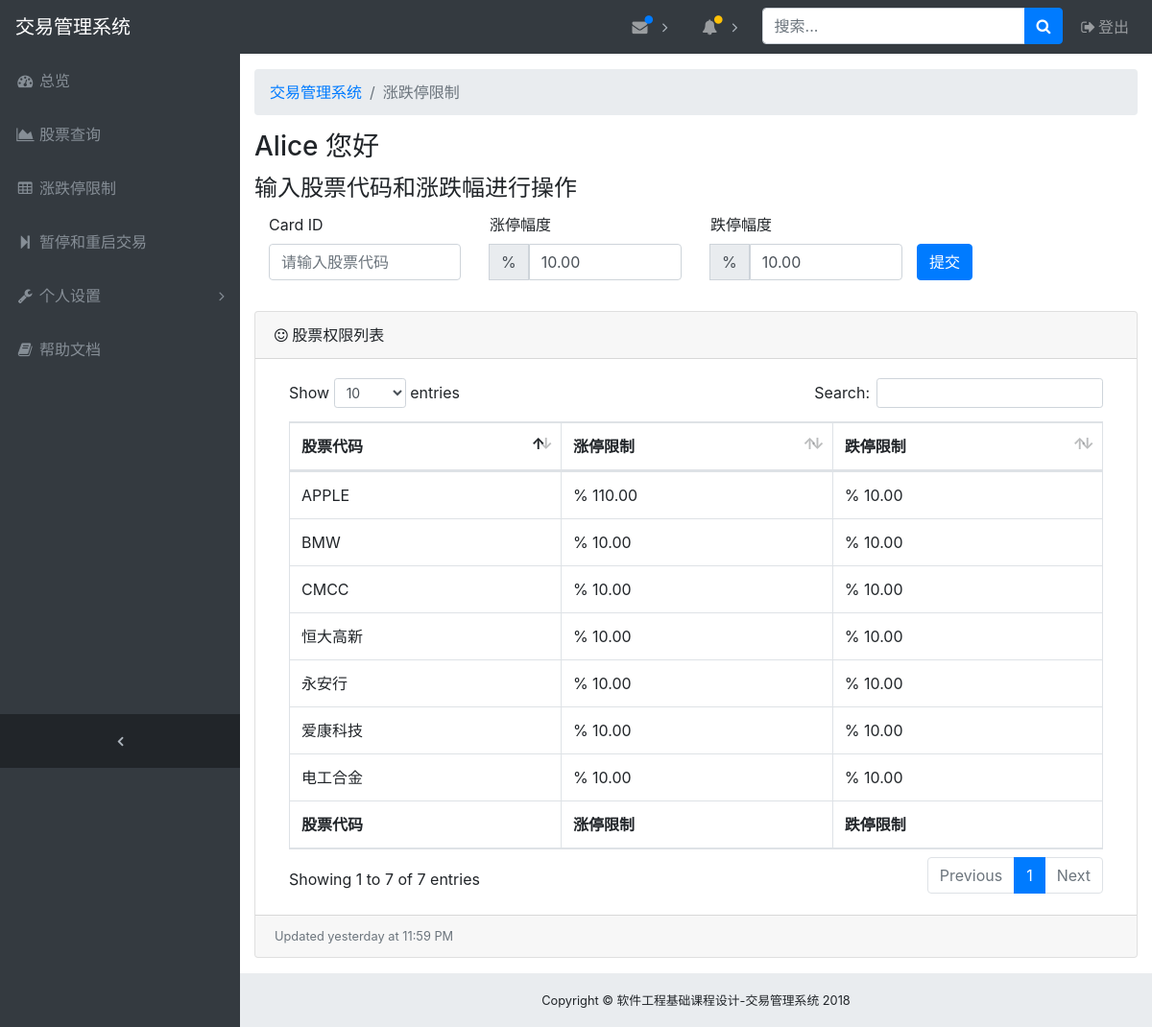
The page /confine (signed in) on the database as committed earlier.
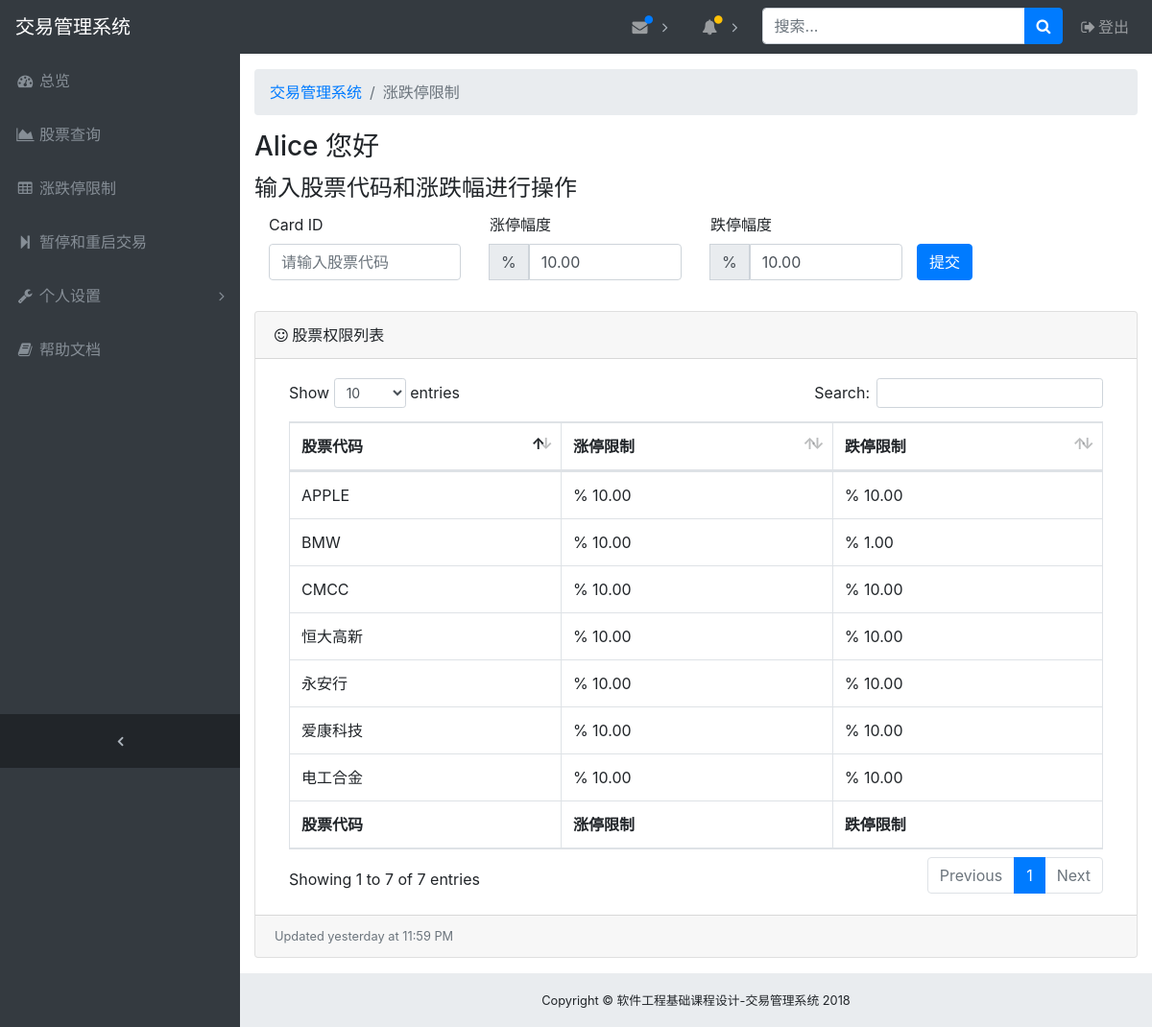
The same page on the database as committed later.
### app/models.py (models this page shows, shortened)
class Admin ( db.Model ):
    __tablename__ = "admin"
    id = db.Column ( db.String ( 32 ), primary_key=True )
    password_hash = db.Column ( db.String ( 32 ) )
    is_root = db.Column ( db.Boolean, default=False )
    def get_id(self):
        return self.id
    @property
    def password(self):
        raise AttributeError ( "Password unaccessible" )

class Stock ( db.Model ):
    __tablename__ = "stock"
    stock_inner_id = db.Column ( db.Integer, primary_key=True, autoincrement=True )
    stock_name = db.Column ( db.String ( 40 ), index=True )
    is_trading = db.Column ( db.Boolean, default=True )
    up_confine = db.Column ( db.DECIMAL ( 7, 2 ), default=10 )
    down_confine = db.Column ( db.DECIMAL ( 7, 2 ), default=10 )
    dirty = db.Column ( db.Boolean, default=False )

### app/views.py (the view, shortened to what this page needs)
@app.route ( '/confine', methods=['GET', 'POST'] )
@login_required
def confine():
    form = ConfineForm ()
    auth_list = None
    user_id = current_user.get_id ()
    auth_list = Auth.query.filter_by ( admin_id=user_id )
    stock_list = []
    for auth in auth_list:
        stock_list.append ( Stock.query.filter_by ( stock_name=auth.stock_id ).first () )
    return render_template ( "confine.html", username=current_user.get_id (), stock_list=stock_list, form=form )

### app/forms.py
class ConfineForm ( FlaskForm ):
    stock_name = StringField ( "stock_name", validators=[DataRequired ()] )
    down_confine = DecimalField ( "down_confine", validators=[DataRequired ()] )
    up_confine = DecimalField ( "up_confine", validators=[DataRequired ()] )

### app/views.py (called while the page is built)
@app.before_request
def before_request():
    g.user = current_user

@lm.user_loader
def load_user(id):
    return Admin.query.get ( id )

### app/templates/confine.html (shortened to what this page needs)
{% set current_page = "涨跌停限制" %}
{% extends 'base.html' %}
{% block body %}
<div class="row clearfix">
    <div class="container">
        <h3>{{username}} 您好</h3>
        <legend>输入股票代码和涨跌幅进行操作</legend>
        <div class="col-md-12 column">
            <form method="POST" action="{{url_for('confine')}}" class="form-horizontal">
                <fieldset>
                    <div class="form-group">
                        <div class="row clearfix">
                            <div class="col-md-3 column">
                                <label>Card ID</label>
                                <input type="text" class="form-control required"
                                       name="stock_name" maxlength="40" placeholder="请输入股票代码">
                            </div>
                            <div class="col-md-3 column">
                                <label>涨停幅度</label>
                                <div class="input-group mb-3">
                                    <div class="input-group-append">
                                        <span class="input-group-text">%</span>
                                    </div>
                                    <input type="text" class="form-control required"
                                           name="up_confine"
                                           value="10.00" maxlength="16">
                                </div>
                            </div>
                            <div class="col-md-3 column">
                                <label>跌停幅度</label>
                                <div class="input-group mb-3">
                                    <div class="input-group-append">
                                        <span class="input-group-text">%</span>
                                    </div>
                                    <input type="text" class="form-control required"
                                           name="down_confine"
                                           value="10.00" maxlength="16">
                                </div>
                            </div>
                            <div class="col-md-offset-10 column">
                                <label>&nbsp;</label>
                                <br>
                                <button type="submit" class="btn btn-primary">提交</button>
                            </div>
                        </div>
                    </div>
                </fieldset>
            </form>
        </div>
    </div>
</div>
<div class="card mb-3">
    <div class="card-header">
        <i class="fa fa-smile-o"></i> 股票权限列表
    </div>
    <div class="card-body">
        <div class="table-responsive">
            <table class="table table-bordered" id="dataTable" width="100%" cellspacing="0">
                <thead>
                <tr>
                    <th>股票代码</th>
                    <th>涨停限制</th>
                    <th>跌停限制</th>
                </tr>
                </thead>
                <tfoot>
                <tr>
                    <th>股票代码</th>
                    <th>涨停限制</th>
                    <th>跌停限制</th>
                </tr>
                </tfoot>
                <tbody>
                {% for row in stock_list %}
                <tr>
                    <td>{{ row.stock_name }}</td>
                    <td>% {{ row.up_confine }}</td>
                    <td>% {{ row.down_confine }}</td>
                </tr>
                {% endfor %}
                </tbody>
            </table>
        </div>
    </div>
    <div class="card-footer small text-muted">Updated yesterday at 11:59 PM</div>
</div>
{% endblock%}

### app/templates/base.html (shortened to what this page needs)
<!DOCTYPE html>
<html lang="en">
<head>
    <link href="../static/vendor/bootstrap/css/bootstrap.min.css" rel="stylesheet">
    <link href="../static/vendor/font-awesome/css/font-awesome.min.css" rel="stylesheet" type="text/css">
    <link href="../static/vendor/datatables/dataTables.bootstrap4.css" rel="stylesheet">
    <link href="../static/css/sb-admin.css" rel="stylesheet">
</head>
<body class="fixed-nav sticky-footer bg-dark" id="page-top">
<nav class="navbar navbar-expand-lg navbar-dark bg-dark fixed-top" id="mainNav">
    <a class="navbar-brand" href="index.html">交易管理系统</a>
    <div class="collapse navbar-collapse" id="navbarResponsive">
        <ul class="navbar-nav navbar-sidenav" id="exampleAccordion">
            <li class="nav-item" data-toggle="tooltip" data-placement="right" title="Dashboard">
                <a class="nav-link" href="index.html">
                    <i class="fa fa-fw fa-dashboard"></i>
                    <span class="nav-link-text">总览</span>
                </a>
            </li>
            <li class="nav-item" data-toggle="tooltip" data-placement="right" title="Charts">
                <a class="nav-link" href="query">
                    <i class="fa fa-fw fa-area-chart"></i>
                    <span class="nav-link-text">股票查询</span>
                </a>
            </li>
            <li class="nav-item" data-toggle="tooltip" data-placement="right" title="Tables">
                <a class="nav-link" href="confine">
                    <i class="fa fa-fw fa-table"></i>
                    <span class="nav-link-text">涨跌停限制</span>
                </a>
            </li>
            <li class="nav-item" data-toggle="tooltip" data-placement="right" title="Config">
                <a class="nav-link" href="/trading">
                    <i class="fa fa-fw fa-step-forward"></i>
                    <span class="nav-link-text">暂停和重启交易</span>
                </a>
            </li>
            <li class="nav-item" data-toggle="tooltip" data-placement="right" title="Menu Levels">
                <a class="nav-link nav-link-collapse collapsed" data-toggle="collapse" href="#collapseMulti"
                   data-parent="#exampleAccordion">
                    <i class="fa fa-fw fa-wrench"></i>
                    <span class="nav-link-text">个人设置</span>
                </a>
            </li>
            <li class="nav-item" data-toggle="tooltip" data-placement="right" title="Link">
                <a class="nav-link" href="/tutorial">
                    <i class="fa fa-fw fa-book"></i>
                    <span class="nav-link-text">帮助文档</span>
                </a>
            </li>
        </ul>
        <ul class="navbar-nav sidenav-toggler">
            <li class="nav-item">
                <a class="nav-link text-center" id="sidenavToggler">
                    <i class="fa fa-fw fa-angle-left"></i>
                </a>
            </li>
        </ul>
        <ul class="navbar-nav ml-auto">
            <li class="nav-item dropdown">
                <a class="nav-link dropdown-toggle mr-lg-2" id="messagesDropdown" href="#" data-toggle="dropdown"
                   aria-haspopup="true" aria-expanded="false">
                    <i class="fa fa-fw fa-envelope"></i>
                    <span class="indicator text-primary d-none d-lg-block">
              <i class="fa fa-fw fa-circle"></i>
            </span>
                </a>
            </li>
            <li class="nav-item dropdown">
                <a class="nav-link dropdown-toggle mr-lg-2" id="alertsDropdown" href="#" data-toggle="dropdown"
                   aria-haspopup="true" aria-expanded="false">
                    <i class="fa fa-fw fa-bell"></i>
                    <span class="indicator text-warning d-none d-lg-block">
              <i class="fa fa-fw fa-circle"></i>
            </span>
                </a>
            </li>
            <li class="nav-item">
                <form class="form-inline my-2 my-lg-0 mr-lg-2">
                    <div class="input-group">
                        <input class="form-control" type="text" placeholder="搜索...">
                        <span class="input-group-append">
                <button class="btn btn-primary" type="button">
                  <i class="fa fa-search"></i>
                </button>
              </span>
                    </div>
                </form>
            </li>
            <li class="nav-item">
                <a class="nav-link" data-toggle="modal" data-target="#exampleModal">
                    <i class="fa fa-fw fa-sign-out"></i>登出</a>
            </li>
        </ul>
    </div>
</nav>
<div class="content-wrapper">
    <div class="container-fluid">
        <ol class="breadcrumb">
            <li class="breadcrumb-item">
                <a href="#">交易管理系统</a>
            </li>
            <li class="breadcrumb-item active">{{current_page}}</li>
        </ol>
        {% block body %}
        {% endblock %}
    </div>
    <footer class="sticky-footer">
        <div class="container">
            <div class="text-center">
                <small>Copyright © 软件工程基础课程设计-交易管理系统 2018</small>
            </div>
        </div>
    </footer>
</div>
</body>
</html>

### app/static/css/sb-admin.css (style rules this page uses)
html { position: relative; min-height: 100%; }
body { overflow-x: hidden; }
body.sticky-footer { margin-bottom: 56px; }
body.sticky-footer .content-wrapper { min-height: calc(100vh - 56px - 56px); }
body.fixed-nav { padding-top: 56px; }
.content-wrapper { min-height: calc(100vh - 56px); padding-top: 1rem; }
#mainNav .navbar-collapse { overflow: auto; max-height: 75vh; }
#mainNav .navbar-collapse .navbar-nav .nav-item .nav-link { cursor: pointer; }
#mainNav .navbar-collapse .navbar-sidenav .nav-link-collapse:after { float: right; content: '\f107'; font-family: 'FontAwesome'; }
#mainNav .navbar-collapse .navbar-sidenav .nav-link-collapse.collapsed:after { content: '\f105'; }
#mainNav .navbar-collapse .sidenav-toggler { display: none; }
#mainNav .navbar-collapse .navbar-nav > .nav-item.dropdown > .nav-link { position: relative; min-width: 45px; }
#mainNav .navbar-collapse .navbar-nav > .nav-item.dropdown > .nav-link:after { float: right; width: auto; content: '\f105'; border: none; font-family: 'FontAwesome'; }
#mainNav .navbar-collapse .navbar-nav > .nav-item.dropdown > .nav-link .indicator { position: absolute; top: 5px; left: 21px; font-size: 10px; }
@media (min-width: 992px) { #mainNav .navbar-brand { width: 250px; } }
@media (min-width: 992px) { #mainNav .navbar-collapse { overflow: visible; max-height: none; } }
@media (min-width: 992px) { #mainNav .navbar-collapse .navbar-sidenav { position: absolute; top: 0; left: 0; -webkit-flex-direction: column; -ms-flex-direction: column; flex-direction: column; margin-top: 56px; } }
@media (min-width: 992px) { #mainNav .navbar-collapse .navbar-sidenav > .nav-item { width: 250px; padding: 0; } }
@media (min-width: 992px) { #mainNav .navbar-collapse .navbar-sidenav > .nav-item > .nav-link { padding: 1em; } }
@media (min-width: 992px) { #mainNav .navbar-collapse .navbar-nav > .nav-item.dropdown > .nav-link { min-width: 0; } }
@media (min-width: 992px) { #mainNav .navbar-collapse .navbar-nav > .nav-item.dropdown > .nav-link:after { width: 24px; text-align: center; } }
#mainNav.fixed-top .sidenav-toggler { display: none; }
@media (min-width: 992px) { #mainNav.fixed-top .navbar-sidenav { height: calc(100vh - 112px); } }
@media (min-width: 992px) { #mainNav.fixed-top .sidenav-toggler { position: absolute; top: 0; left: 0; display: flex; -webkit-flex-direction: column; -ms-flex-direction: column; flex-direction: column; margin-top: calc(100vh - 56px); } }
@media (min-width: 992px) { #mainNav.fixed-top .sidenav-toggler > .nav-item { width: 250px; padding: 0; } }
@media (min-width: 992px) { #mainNav.fixed-top .sidenav-toggler > .nav-item > .nav-link { padding: 1em; } }
#mainNav.fixed-top.navbar-dark .sidenav-toggler { background-color: #212529; }
#mainNav.fixed-top.navbar-dark .sidenav-toggler a i { color: #adb5bd; }
.content-wrapper { overflow-x: hidden; background: white; }
@media (min-width: 992px) { .content-wrapper { margin-left: 250px; } }
#sidenavToggler i { font-weight: 800; }
#mainNav.navbar-dark .navbar-collapse .navbar-sidenav .nav-link-collapse:after { color: #868e96; }
#mainNav.navbar-dark .navbar-collapse .navbar-sidenav > .nav-item > .nav-link { color: #868e96; }
#mainNav.navbar-dark .navbar-collapse .navbar-nav > .nav-item.dropdown > .nav-link:after { color: #adb5bd; }
@media (min-width: 992px) { #mainNav.navbar-dark .navbar-collapse .navbar-sidenav { background: #343a40; } }
footer.sticky-footer { position: absolute; right: 0; bottom: 0; width: 100%; height: 56px; background-color: #e9ecef; line-height: 55px; }
@media (min-width: 992px) { footer.sticky-footer { width: calc(100% - 250px); } }

Rows that differ between the two databases and show on the page:
changed Stock "APPLE": up_confine "110.00" → "10.00"
changed Stock "BMW": down_confine "10.00" → "1.00"
